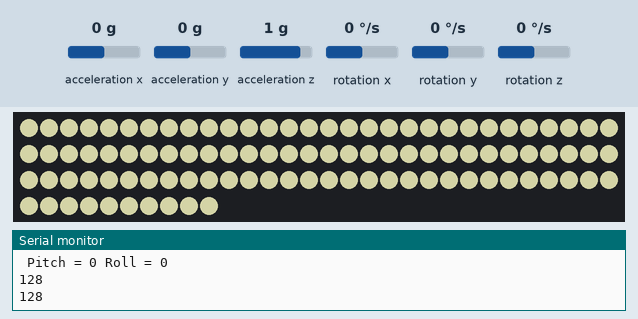
A sketch run on a simulated ESP8266 (NodeMCU). On the bench: 100 RGB LEDs in strip order, left to right, continuing on the next row, the last lines printed to the serial monitor. The inputs (shaded band) are chosen by the test bench; at power-on: acceleration x 0 g, acceleration y 0 g, acceleration z 1 g, rotation x 0 °/s, rotation y 0 °/s, rotation z 0 °/s. Dim RGB values are drawn brighter than linear.

Above: at 1.2 s.
1.3 s: acceleration x set to -1.4 g
3.3 s: acceleration y set to -1.4 g
At 4.6 s:
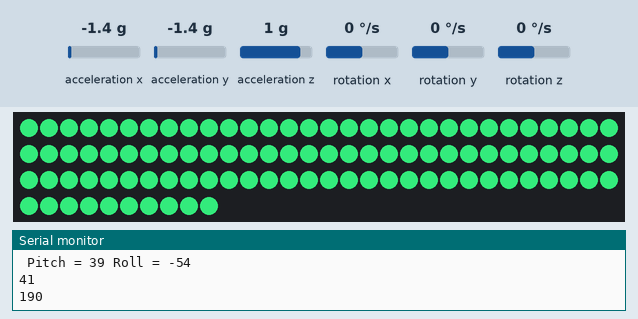
5.2 s: acceleration z set to -1.4 g
At 7.1 s:
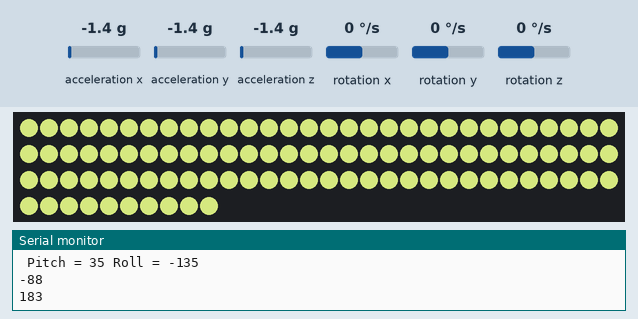
7.4 s: acceleration x set to 0.8 g
At 8.9 s:
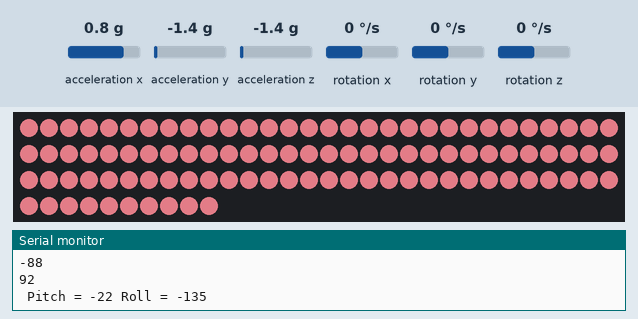
9.2 s: acceleration z set to -0.8 g
11.1 s: acceleration y set to 0.8 g
Timing chart, 0 to 13.9 s (numbered marks = the images above; inputs shaded):
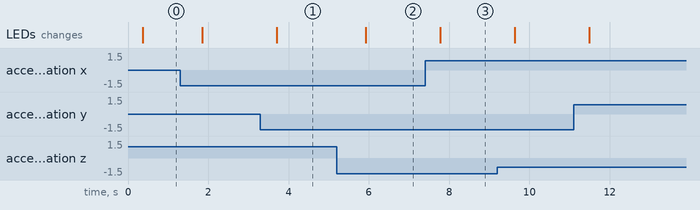

The sketch:

mpuNeoPixelsHSV.ino
```cpp
#include <Wire.h>
#include <MPU6050.h>
#include <Adafruit_NeoPixel.h>

#define PIN D5
#define N_LEDS 100
int hue;
int sat;
MPU6050 mpu;

Adafruit_NeoPixel strip = Adafruit_NeoPixel(N_LEDS, PIN, NEO_GRB + NEO_KHZ800);

void setup () {
  Serial.begin(115200);

  strip.clear();
  strip.begin();

  Serial.println("Initialize MPU6050");

  while(!mpu.begin(MPU6050_SCALE_2000DPS, MPU6050_RANGE_2G))
  {
    Serial.println("Could not find a valid MPU6050 sensor, check wiring!");
    delay(500);
  }
}

void loop() {
    // Read normalized values
  Vector normAccel = mpu.readNormalizeAccel();

  // Calculate Pitch & Roll
  int pitch = -(atan2(normAccel.XAxis, sqrt(normAccel.YAxis*normAccel.YAxis + normAccel.ZAxis*normAccel.ZAxis))*180.0)/M_PI;
  int roll = (atan2(normAccel.YAxis, normAccel.ZAxis)*180.0)/M_PI;

  // Output
  Serial.print(" Pitch = ");
  Serial.print(pitch);
  Serial.print(" Roll = ");
  Serial.print(roll);
  Serial.println();
  delay(50);

  hue = map(roll, -80, 80, 0, 255);
  sat = map(pitch, -80, 80, 0, 255);
  Serial.println(hue);
  Serial.println(sat);
  fullBright(strip.Color(hue, sat, 100));
}

static void fullBright(uint32_t c) {
  for(uint16_t i=0; i<strip.numPixels()+4; i++) {
      strip.setPixelColor(i  , c); // Draw new pixel
     // stripA.setPixelColor(i-4, 0); // Erase pixel a few steps back
      strip.show();
  }
}
```

Measured:
- after the input at 3.3 s, the LEDs: change after 0.40 s (image 1)
- after the input at 5.2 s, the LEDs: change after 0.73 s (image 2)
- after the input at 7.4 s, the LEDs: change after 0.38 s (image 3)
